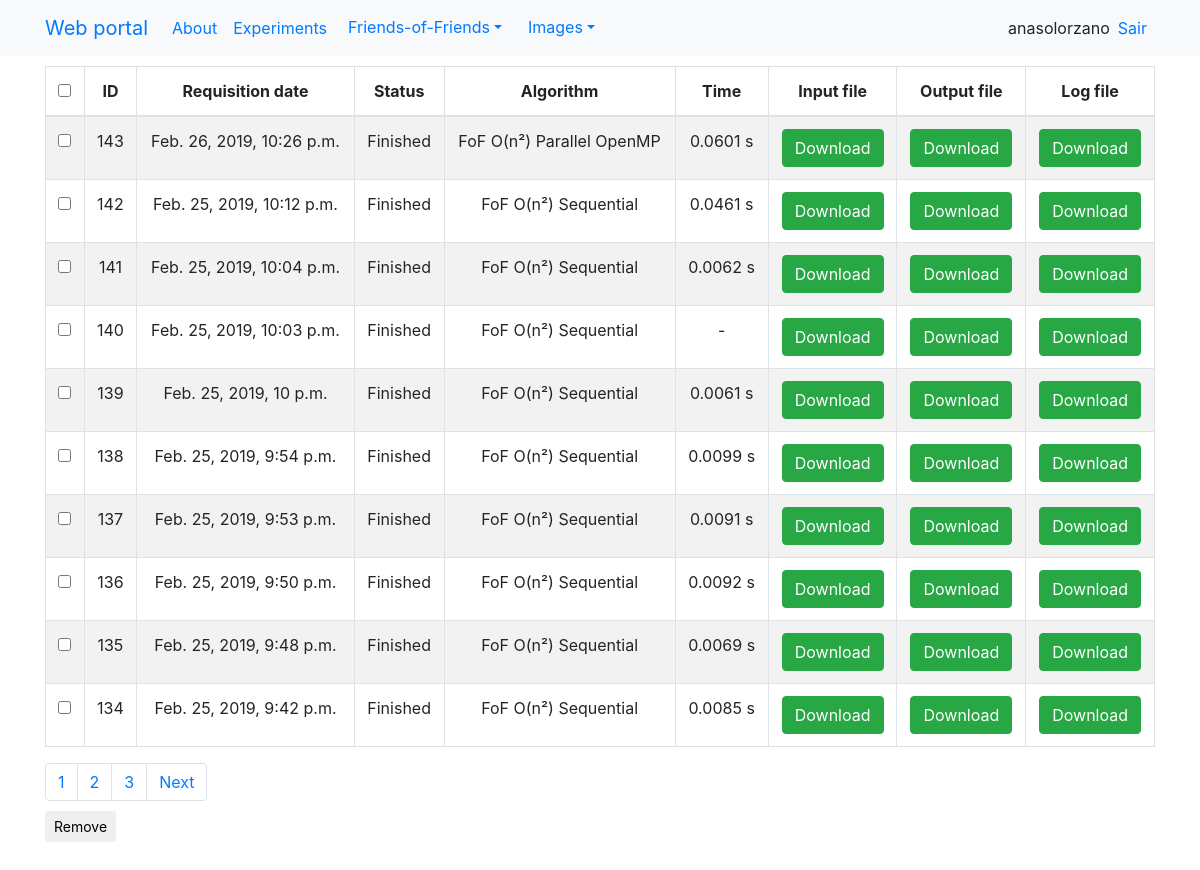
The page /experiments/ (signed in) on the database its author committed.
### resulttable/models.py (models this page shows)
class Execution(models.Model):
    request_by = models.ForeignKey(UsuarioFriends, models.PROTECT)
    date_requisition = models.DateTimeField(
        'date_requisition',
        auto_now_add=True)
    status = models.IntegerField(default=1)
    algorithm = models.TextField(null=True, blank=True)
    inputFile = models.FileField(upload_to=user_directory_path_in, null=True)
    outputFile = models.FileField(upload_to=user_directory_path_out, null=True)
    logFile = models.FileField(upload_to=user_directory_path_log, null=True)
    time = models.FloatField(default=-1)
    class Meta:
        managed = True
        db_table = 'execution'

### webfriends/views.py (the view)
# urls.py: path('experiments/', views.table, name="experiments"),
def table(request):
    title = "Welcome %s" % request.user
    executionList = Execution.objects.filter( # Corrigir a lista de execução
        request_by__usuario__id=request.user.id).order_by('-id')
    try:
        UserProf = UsuarioFriends.objects.get(usuario__id=request.user.id)
    except:
        print("Erro. Criando novo userProf")
        user = User.objects.get(id=request.user.id)
        UserProf = UsuarioFriends(usuario=user)
        UserProf.save()
        os.mkdir('./users/user_' + str(request.user.id))
    paginator = Paginator(executionList, UserProf.resultsPerPage)
    page = request.GET.get('page')
    if page is None:
        page = 1
    try:
        executions = paginator.page(page)
    except PageNotAnInteger:
        executions = paginator.page(1)
    except EmptyPage:
        executions = paginator.page(paginator.num_pages)  # da pra tratar
    if paginator.count == 0:
        data = None
    else:
        data = executions
    pageI = paginate(page, paginator)
    context = {
        "title": title,
        "data": data,
        "pagesIndex": pageI,
    }
    return render(request, "home.html", context)

### webfriends/paginator.py (called while the page is built)
def paginate(page, paginator):
    pagesIndex = {}
    pagesIndex[2] = int(page)
    if int(page) == 1:
        pagesIndex[1] = int(0)
        pagesIndex[0] = 0
    if int(page) == 2:
        pagesIndex[1] = 1
        pagesIndex[0] = 0
    if paginator.num_pages - int(page) > 1:
        pagesIndex[3] = int(page) + 1
        pagesIndex[4] = int(page) + 2
        pagesIndex[0] = int(page) - 2
        pagesIndex[1] = int(page) - 1
    if paginator.num_pages - int(page) == 1:
        pagesIndex[3] = int(page) + 1
        pagesIndex[4] = 0
        pagesIndex[0] = int(page) - 2
        pagesIndex[1] = int(page) - 1
    if paginator.num_pages - int(page) == 0:
        pagesIndex[3] = 0
        pagesIndex[4] = 0
        pagesIndex[0] = int(page) - 2
        pagesIndex[1] = int(page) - 1
    return pagesIndex

### templates/home.html (shortened to what this page needs)
{% extends "base.html" %}
{% load crispy_forms_tags %}
{% load static %}
{% block content %}
<div class="row">
  {% if data != None %}
  <div class = "col-sm-12 col-md-12 text-center">
    <table class="table table-striped table-bordered">
      <thead>
        <tr>
          <th><input id="checkHeader" type="checkbox" value=""></th>
          <th>ID</th>
          <th data-align="center">Requisition date</th>
          <th data-align="center">Status</th>
          <th>Algorithm</th>
          <th>Time</th>
          <th>Input file</th>
          <th>Output file</th>
          <th>Log file</th>
        </tr>
      </thead>
      <tbody id="tableExp">
        {% for exp in data %}
        <tr>
          <td><input type="checkbox" value="{{exp.id}}"></td>
          <td>{{exp.id}}</td>
          <td>{{exp.date_requisition}}</td>
          <td>
            {% if exp.status == 1 %}
            Waiting
            {% else %}
            {% if exp.status == 2 %}
            Running
            {% else %}
            {% if exp.status == 3 %}
            Finished
            {% endif %}
            {% endif %}
            {% endif %}
          </td>
          <td>{{exp.algorithm}}</td>
          <td>
            {% if exp.time == -1 %}
              -
            {% else %}
              {{exp.time|floatformat:-4}} s
            {% endif %}
          </td>
          <td>
            {% if exp.inputFile%}
            <a  href="{% url 'downloadInputFile'%}?id={{exp.id}}"><button type="button" class="btn btn-success">Download</button></a>
            {% else %}
            <button type="button" class="btn btn-warning disabled">No input</button>
            {% endif %}
          </td>
          <td>
            {% if exp.outputFile%}
            <a  href="{% url 'downloadOutputFile'%}?id={{exp.id}}"><button type="button" class="btn btn-success">Download</button></a>
            {% else %}
            <button type="button" class="btn btn-warning disabled">No results</button>
            {% endif %}
          </td>
          <td>
            {% if exp.logFile %}
              <a  href="{% url 'downloadLogFile'%}?id={{exp.id}}"><button type="button" class="btn btn-success">Download</button></a>
            {% else %}
              <button type="button" class="btn btn-warning disabled">No log</button>
            {% endif %}
          </td>
        </tr>
        {% endfor %}
      </tbody>
    </table>
  </div>
  {% endif %}
</div>
      <div style="padding-bottom:10px" >
      <ul class="nav navbar-nav navbar-right">
        <ul class="pagination no-margin pull-right">
          {% for page, value in pagesIndex.items %}
            {% if value > 0 %}
              <li class="page-item"><a class="page-link" href="?page={{value}}">{{value}}</a></li>
            {% endif %}
          {% endfor %}
          {% if data.has_next %}
          <li class="page-item"><a class="page-link" href="?page={{ data.next_page_number }}">Next</a></li>
          {% endif %}
        </ul>
      </ul>
    </div>
    <form id="formRemove" method='POST' action='{% url 'expRemove' %}' enctype="multipart/form-data">
      <input type="submit" id="btExcluir" class="btn btn-default btn-sm" value="Remove">
    </form>
{% endblock %}

### templates/navbar.html (shortened to what this page needs)
<nav class="navbar navbar-expand-lg bg-light">
  <div class="container">
    <div class="navbar-header">
      <a class="navbar-brand" href="{% url 'home' %}">Web portal</a>
    </div>
    <div id="navbar" class="navbar-collapse collapse">
      <ul class="navbar-nav mr-auto">
	  <li class="nav-item">
	  <a class="nav-link" href="{% url 'about' %}">About</a>
	  {% if request.user.is_authenticated %}
	  <li class="nav-item">
	  <a class="nav-link" href="{% url 'experiments' %}">Experiments</a>
		<li class="nav-item">
		  <div class="dropdown">
			<button class="btn btn-link dropdown-toggle" type="button" id="dropdownMenuButton" data-toggle="dropdown" aria-haspopup="true" aria-expanded="false">Friends-of-Friends</button>
		 </div>
	<li class="nav-item">
	  <div class="dropdown">
	    <button class="btn btn-link dropdown-toggle" type="button" id="dropdownMenuButton" data-toggle="dropdown" aria-haspopup="true" aria-expanded="false">Images</button>
	  </div>
	  {% endif %}
      </ul>
      <ul class="navbar-nav ml-auto">
	{% if request.user.is_authenticated %}
	<li class="nav-item mr-sm-2">
	  <a>{{user}}</a>
	<li class="nav-item mr-sm-2">
	  <a href="{% url 'auth_logout' %}">Sair</a>
	{% else %}
	<li class="active mr-sm-2"><a href="{% url 'registration_register' %}">Sign up</a></li>
	{% endif %}
      </ul>
    </div>
  </div>
</nav>

### static/ui/cssold/footer.css (style rules this page uses)
html { position: relative; min-height: 100%; }

### rows shown on the page
Execution: id "143", date_requisition "Feb. 26, 2019, 10:26 p.m.", status "Finished", algorithm "FoF O(n²) Parallel OpenMP", time "0.0601"
Execution: id "142", date_requisition "Feb. 25, 2019, 10:12 p.m.", status "Finished", algorithm "FoF O(n²) Sequential", time "0.0461"
Execution: id "141", date_requisition "Feb. 25, 2019, 10:04 p.m.", status "Finished", algorithm "FoF O(n²) Sequential", time "0.0062"
Execution: id "140", date_requisition "Feb. 25, 2019, 10:03 p.m.", status "Finished", algorithm "FoF O(n²) Sequential"
Execution: id "139", date_requisition "Feb. 25, 2019, 10 p.m.", status "Finished", algorithm "FoF O(n²) Sequential", time "0.0061"
Execution: id "138", date_requisition "Feb. 25, 2019, 9:54 p.m.", status "Finished", algorithm "FoF O(n²) Sequential", time "0.0099"
Execution: id "137", date_requisition "Feb. 25, 2019, 9:53 p.m.", status "Finished", algorithm "FoF O(n²) Sequential", time "0.0091"
Execution: id "136", date_requisition "Feb. 25, 2019, 9:50 p.m.", status "Finished", algorithm "FoF O(n²) Sequential", time "0.0092"
Execution: id "135", date_requisition "Feb. 25, 2019, 9:48 p.m.", status "Finished", algorithm "FoF O(n²) Sequential", time "0.0069"
Execution: id "134", date_requisition "Feb. 25, 2019, 9:42 p.m.", status "Finished", algorithm "FoF O(n²) Sequential", time "0.0085"

### other values the page prints
{{ user }} "anasolorzano"
{{ value }} "1" "2" "3"
